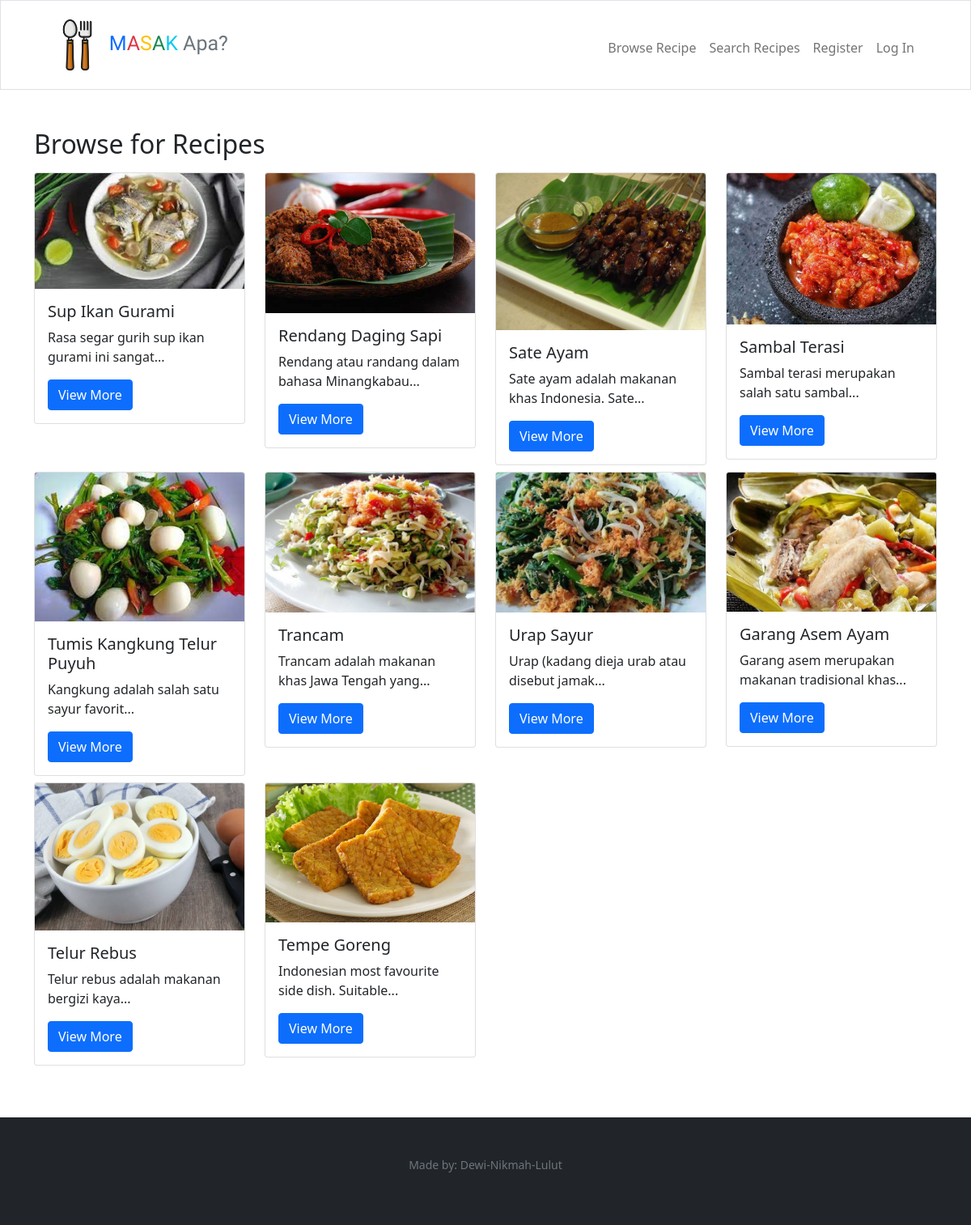
/recipe/show/all, run on an earlier commit of the app's database.
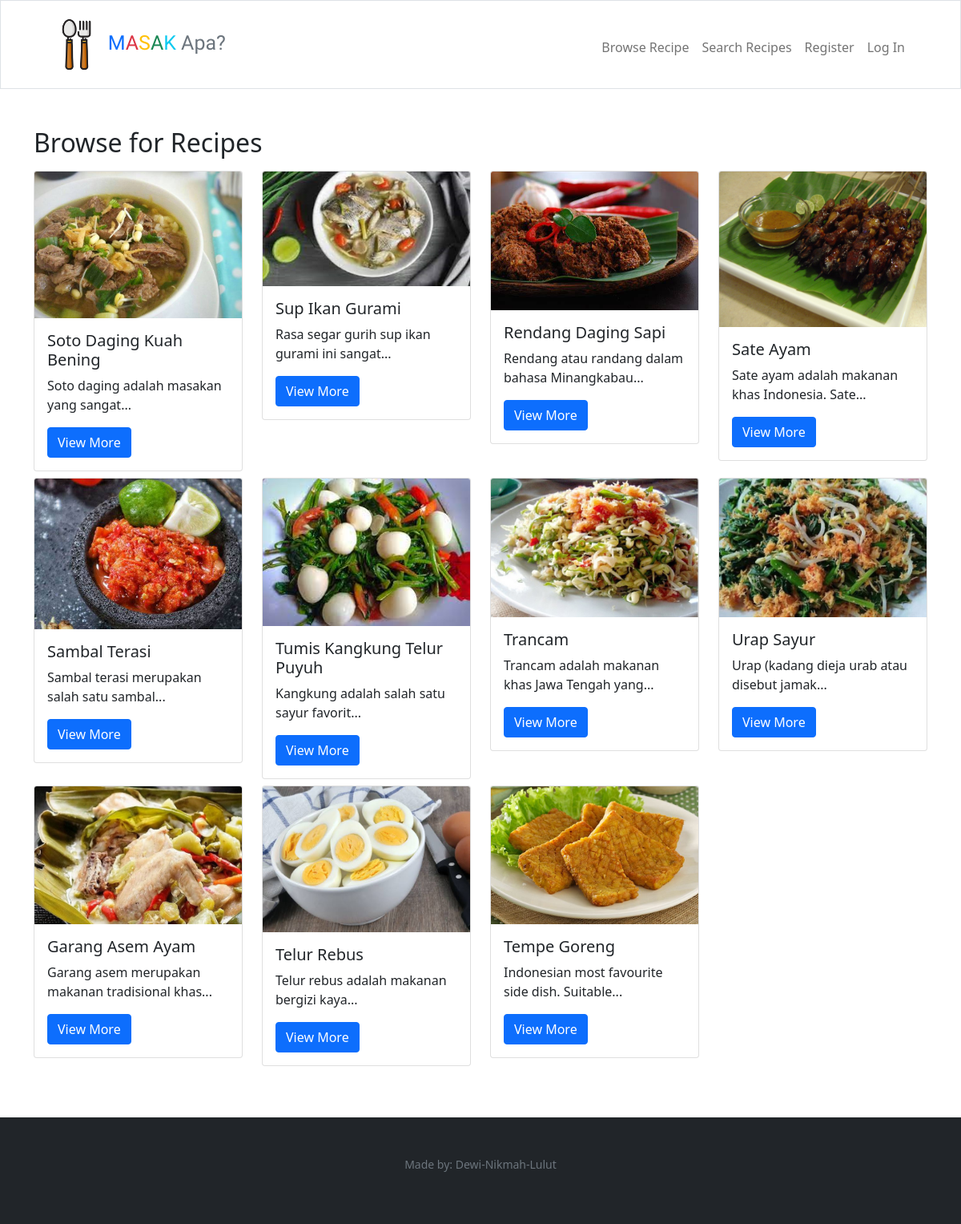
And on a later commit of the database.
### tables this page shows
CREATE TABLE "recipes" (
	"id"	integer NOT NULL,
	"name"	TEXT NOT NULL,
	"origin_id"	integer NOT NULL,
	"image"	varchar,
	"created_at"	datetime DEFAULT CURRENT_TIMESTAMP,
	"updated_at"	datetime DEFAULT CURRENT_TIMESTAMP,
	"description"	TEXT,
	"img_src"	TEXT,
	"recipe_src"	TEXT,
	PRIMARY KEY("id" AUTOINCREMENT),
	FOREIGN KEY("origin_id") REFERENCES "origins"("id") on delete cascade on update cascade
);

### app.py (the view)
@app.route("/recipe/show/all", methods=["GET", "POST"])
def show_recipes():
    global search_result
    if request.method == "GET":
        search_result.clear()
        recipes = db.execute("select recipes.id, recipes.name as recipe_name, recipes.image, recipes.description, recipe_ingredients.qty, instructions.instructions, units.name as unit_name from recipes inner join recipe_ingredients on recipes.id = recipe_ingredients.recipe_id inner join ingredients on recipe_ingredients.ingredients_id = ingredients.id inner join units on recipe_ingredients.unit_id = units.id inner join instructions on recipes.id = instructions.recipe_id group by recipes.id order by recipes.created_at desc")
        return render_template("show_recipes.html", recipes=recipes)

### app.py (called while the page is built)
@app.after_request
def after_request(response):
    response.headers["Cache-Control"] = "no-cache, no-store, must-revalidate"
    response.headers["Expires"] = 0
    response.headers["Pragma"] = "no-cache"
    return response

### templates/show_recipes.html
{% extends "layout.html" %} {% block title %} Recipes {% endblock %} {% block
main %}
<div class="container-lg mt-1 mb-3">
  <h2>Browse for Recipes</h2>
  <div class="row mt-2">
    {% for recipe in recipes %}
    <div class="col-lg-3 mt-2">
      <div class="card" style="width: 100%">
        <img
          src="/static/uploads/{{ recipe['image'] }}"
          class="card-img-top card-size"
          alt="IoT course thumbnail"
        />
        <div class="card-body">
          <h5 class="card-title">{{ recipe["recipe_name"] }}</h5>
          <p class="card-text">{{ recipe["description"]|truncate(50) }}</p>
          <a href="/recipe/show/{{ recipe['id'] }}" class="btn btn-primary"
            >View More</a
          >
        </div>
      </div>
    </div>
    {% endfor %}
  </div>
  <div class="spacing p-4"></div>
</div>
{% endblock %}

### templates/layout.html (shortened to what this page needs)
<!DOCTYPE html>
<html lang="en">
  <head>
    <link
      href="https://cdn.jsdelivr.net/npm/bootstrap@5.1.3/dist/css/bootstrap.min.css"
      rel="stylesheet"
    />
    <link href="/static/style.css" rel="stylesheet" />
  </head>
  <body>
    <nav
      id="navbar"
      class="border navbar navbar-expand-lg navbar-scroll navbar-light p-3 shadow-5-strong"
    >
      <div class="mx-auto d-sm-flex d-block flex-sm-nowrap">
        <a
          style="font-family: 'Barrio'; font-size: 25px"
          class="navbar-brand"
          href="/"
        >
          <img src="/static/img/spoon-and-fork.png" style="width: 10%" />
          <span class="blue text-primary">M</span
          ><span class="red text-danger">A</span
          ><span class="yellow text-warning">S</span
          ><span class="green text-success">A</span
          ><span class="BLACK text-info">K</span>
          <span class="text-muted">Apa?</span></a
        >
        <div class="collapse text-center navbar-collapse" id="navbar">
          {% if session["user_id"] %}
          <ul class="navbar-nav me-auto mt-2">
            <li class="nav-item">
              <a class="nav-link" href="/dashboard">Dashboard</a>
            </li>
            <li class="nav-item">
              <a class="nav-link" href="/recipe/show/all">Browse Recipe</a>
            </li>
            <li class="nav-item">
              <a class="nav-link" href="/recipe/submit">Submit Recipe</a>
            </li>
            <a class="nav-link" href="/recipe/show/submitted">Show Submitted Recipe</a>
          </li>
            <li class="nav-item">
              <a class="nav-link" href="/profile">Profile</a>
            </li>
          </ul>
          <ul class="navbar-nav mt-2">
            <li class="nav-item">
              <a class="nav-link" href="/logout">Log Out</a>
            </li>
          </ul>
          {% else %}
          <ul class="navbar-nav me-auto mt-2">
            <li class="nav-item">
              <a class="nav-link" href="/recipe/show/all">Browse Recipe</a>
            </li>
            <li class="nav-item">
              <a class="nav-link" href="/recipe/search">Search Recipes</a>
            </li>
            <li class="nav-item">
              <a class="nav-link" href="/register">Register</a>
            </li>
            <li class="nav-item">
              <a class="nav-link" href="/login">Log In</a>
            </li>
          </ul>
          {% endif %}
        </div>
      </div>
    </nav>
    <main class="container-fluid mt-5">
      <div style="margin-top: 2%">{% block main %}{% endblock %}</div>
    </main>
    <footer class="mb-0 p-5 small text-center text-muted bg-dark">
      <p>Made by: Dewi-Nikmah-Lulut</p>
    </footer>
  </body>
</html>

### static/style.css (style rules this page uses)
.navbar { transition: 1s; }
nav .navbar-brand { font-size: xx-large; }
.navbar-scroll .nav-link, .navbar-scroll .navbar-toggler .fa-bars { color: #fff; }
.card-size { width: 100%; height: 100%; }

What changed in the data, as far as the page shows it:
added recipes: image (picture), recipe_name "Soto Daging Kuah Bening", description "Soto daging adalah masakan yang sangat..."
